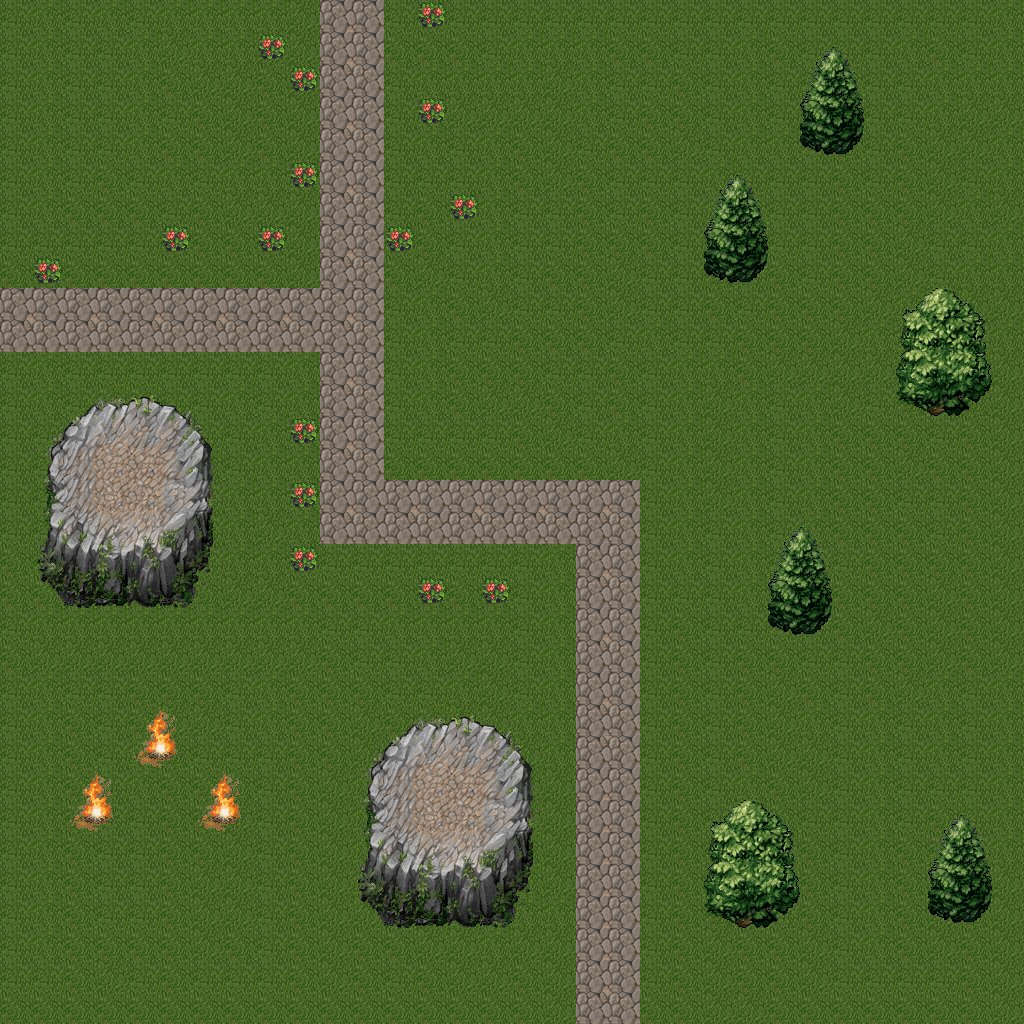

Tiled map render using the project's own tile images. Description and the map definition, with tile-layer contents summarised, below:
An orthogonal 32x32 tile map with 32x32 px tiles, 2 tile layers (Tile Layer 1, Tile Layer 2) and 30 objects (2x Rectangle, tree2, stone2, tree3, tree5, ...).

<map version="1.0" orientation="orthogonal" renderorder="right-down" width="32" height="32" tilewidth="32" tileheight="32" nextobjectid="38">
 <tileset firstgid="1" name="tileset" tilewidth="32" tileheight="32" tilecount="256" columns="16">
  <image source="tileset.png" width="512" height="512" />
  <tile id="0">
   <properties>
    <property name="blocked" value="" />
   </properties>
  </tile>
  <tile id="1">
   <properties>
    <property name="blocked" value="" />
   </properties>
  </tile>
  <tile id="2">
   <properties>
    <property name="blocked" value="" />
   </properties>
  </tile>
  <tile id="3">
   <properties>
    <property name="blocked" value="" />
   </properties>
  </tile>
  <tile id="4">
   <properties>
    <property name="blocked" value="" />
   </properties>
  </tile>
  <tile id="5">
   <properties>
    <property name="blocked" value="" />
   </properties>
  </tile>
  <tile id="6">
   <properties>
    <property name="blocked" value="" />
   </properties>
  </tile>
  <tile id="7">
   <properties>
    <property name="blocked" value="" />
   </properties>
  </tile>
  <tile id="8">
   <properties>
    <property name="blocked" value="" />
   </properties>
  </tile>
  <tile id="9">
   <properties>
    <property name="blocked" value="" />
   </properties>
  </tile>
  <tile id="16">
   <properties>
    <property name="blocked" value="" />
   </properties>
  </tile>
  <tile id="17">
   <properties>
    <property name="blocked" value="" />
   </properties>
  </tile>
  <tile id="18">
   <properties>
    <property name="blocked" value="" />
   </properties>
  </tile>
  <tile id="19">
   <properties>
    <property name="blocked" value="" />
   </properties>
  </tile>
  <tile id="20">
   <properties>
    <property name="blocked" value="" />
   </properties>
  </tile>
  <tile id="21">
   <properties>
    <property name="blocked" value="" />
   </properties>
  </tile>
  <tile id="22">
   <properties>
    <property name="blocked" value="" />
   </properties>
  </tile>
  <tile id="23">
   <properties>
    <property name="blocked" value="" />
   </properties>
  </tile>
  <tile id="24">
   <properties>
    <property name="blocked" value="" />
   </properties>
  </tile>
  <tile id="25">
   <properties>
    <property name="blocked" value="" />
   </properties>
  </tile>
  <tile id="32">
   <properties>
    <property name="blocked" value="" />
   </properties>
  </tile>
  <tile id="33">
   <properties>
    <property name="blocked" value="" />
   </properties>
  </tile>
  <tile id="34">
   <properties>
    <property name="blocked" value="" />
   </properties>
  </tile>
  <tile id="35">
   <properties>
    <property name="blocked" value="" />
   </properties>
  </tile>
  <tile id="36">
   <properties>
    <property name="blocked" value="" />
   </properties>
  </tile>
  <tile id="37">
   <properties>
    <property name="blocked" value="" />
   </properties>
  </tile>
  <tile id="38">
   <properties>
    <property name="blocked" value="" />
   </properties>
  </tile>
  <tile id="39">
   <properties>
    <property name="blocked" value="" />
   </properties>
  </tile>
  <tile id="40">
   <properties>
    <property name="blocked" value="" />
   </properties>
  </tile>
  <tile id="41">
   <properties>
    <property name="blocked" value="" />
   </properties>
  </tile>
  <tile id="48">
   <properties>
    <property name="blocked" value="" />
   </properties>
  </tile>
  <tile id="49">
   <properties>
    <property name="blocked" value="" />
   </properties>
  </tile>
  <tile id="50">
   <properties>
    <property name="blocked" value="" />
   </properties>
  </tile>
  <tile id="51">
   <properties>
    <property name="blocked" value="" />
   </properties>
  </tile>
  <tile id="52">
   <properties>
    <property name="blocked" value="" />
   </properties>
  </tile>
  <tile id="53">
   <properties>
    <property name="blocked" value="" />
   </properties>
  </tile>
  <tile id="54">
   <properties>
    <property name="blocked" value="" />
   </properties>
  </tile>
  <tile id="55">
   <properties>
    <property name="blocked" value="" />
   </properties>
  </tile>
  <tile id="56">
   <properties>
    <property name="blocked" value="" />
   </properties>
  </tile>
  <tile id="57">
   <properties>
    <property name="blocked" value="" />
   </properties>
  </tile>
  <tile id="64">
   <properties>
    <property name="blocked" value="" />
   </properties>
  </tile>
  <tile id="65">
   <properties>
    <property name="blocked" value="" />
   </properties>
  </tile>
  <tile id="66">
   <properties>
    <property name="blocked" value="" />
   </properties>
  </tile>
  <tile id="67">
   <properties>
    <property name="blocked" value="" />
   </properties>
  </tile>
  <tile id="68">
   <properties>
    <property name="blocked" value="" />
   </properties>
  </tile>
  <tile id="69">
   <properties>
    <property name="blocked" value="" />
   </properties>
  </tile>
  <tile id="70">
   <properties>
    <property name="blocked" value="" />
   </properties>
  </tile>
  <tile id="71">
   <properties>
    <property name="blocked" value="" />
   </properties>
  </tile>
  <tile id="72">
   <properties>
    <property name="blocked" value="" />
   </properties>
  </tile>
  <tile id="73">
   <properties>
    <property name="blocked" value="" />
   </properties>
  </tile>
  <tile id="80">
   <properties>
    <property name="blocked" value="" />
   </properties>
  </tile>
  <tile id="81">
   <properties>
    <property name="blocked" value="" />
   </properties>
  </tile>
  <tile id="82">
   <properties>
    <property name="blocked" value="" />
   </properties>
  </tile>
  <tile id="83">
   <properties>
    <property name="blocked" value="" />
   </properties>
  </tile>
  <tile id="84">
   <properties>
    <property name="blocked" value="" />
   </properties>
  </tile>
  <tile id="85">
   <properties>
    <property name="blocked" value="" />
   </properties>
  </tile>
  <tile id="86">
   <properties>
    <property name="blocked" value="" />
   </properties>
  </tile>
  <tile id="87">
   <properties>
    <property name="blocked" value="" />
   </properties>
  </tile>
  <tile id="88">
   <properties>
    <property name="blocked" value="" />
   </properties>
  </tile>
  <tile id="89">
   <properties>
    <property name="blocked" value="" />
   </properties>
  </tile>
  <tile id="96">
   <properties>
    <property name="blocked" value="" />
   </properties>
  </tile>
  <tile id="97">
   <properties>
    <property name="blocked" value="" />
   </properties>
  </tile>
  <tile id="98">
   <properties>
    <property name="blocked" value="" />
   </properties>
  </tile>
  <tile id="99">
   <properties>
    <property name="blocked" value="" />
   </properties>
  </tile>
  <tile id="100">
   <properties>
    <property name="blocked" value="" />
   </properties>
  </tile>
  <tile id="101">
   <properties>
    <property name="blocked" value="" />
   </properties>
  </tile>
  <tile id="102">
   <properties>
    <property name="blocked" value="" />
   </properties>
  </tile>
  <tile id="103">
   <properties>
    <property name="blocked" value="" />
   </properties>
  </tile>
  <tile id="104">
   <properties>
    <property name="blocked" value="" />
   </properties>
  </tile>
  <tile id="105">
   <properties>
    <property name="blocked" value="" />
   </properties>
  </tile>
  <tile id="116">
   <properties>
    <property name="blocked" value="" />
   </properties>
  </tile>
  <tile id="117">
   <properties>
    <property name="blocked" value="" />
   </properties>
  </tile>
  <tile id="132">
   <properties>
    <property name="blocked" value="" />
   </properties>
  </tile>
  <tile id="133">
   <properties>
    <property name="blocked" value="" />
   </properties>
  </tile>
  <tile id="167">
   <properties>
    <property name="blocked" value="" />
   </properties>
  </tile>
  <tile id="196">
   <properties>
    <property name="blocked" value="" />
   </properties>
  </tile>
  <tile id="197">
   <properties>
    <property name="blocked" value="" />
   </properties>
  </tile>
  <tile id="198">
   <properties>
    <property name="blocked" value="" />
   </properties>
  </tile>
  <tile id="201">
   <properties>
    <property name="blocked" value="" />
   </properties>
  </tile>
  <tile id="202">
   <properties>
    <property name="blocked" value="" />
   </properties>
  </tile>
  <tile id="212">
   <properties>
    <property name="blocked" value="" />
   </properties>
  </tile>
  <tile id="213">
   <properties>
    <property name="blocked" value="" />
   </properties>
  </tile>
  <tile id="214">
   <properties>
    <property name="blocked" value="" />
   </properties>
  </tile>
  <tile id="215">
   <properties>
    <property name="blocke" value="" />
   </properties>
  </tile>
  <tile id="216">
   <properties>
    <property name="blocke" value="" />
   </properties>
  </tile>
  <tile id="217">
   <properties>
    <property name="blocked" value="" />
   </properties>
  </tile>
  <tile id="218">
   <properties>
    <property name="blocked" value="" />
   </properties>
  </tile>
  <tile id="228">
   <properties>
    <property name="blocked" value="" />
   </properties>
  </tile>
  <tile id="229">
   <properties>
    <property name="blocked" value="" />
   </properties>
  </tile>
  <tile id="230">
   <properties>
    <property name="blocked" value="" />
   </properties>
  </tile>
  <tile id="231">
   <properties>
    <property name="blocke" value="" />
   </properties>
  </tile>
  <tile id="232">
   <properties>
    <property name="blocke" value="" />
   </properties>
  </tile>
  <tile id="233">
   <properties>
    <property name="blocked" value="" />
   </properties>
  </tile>
  <tile id="234">
   <properties>
    <property name="blocked" value="" />
   </properties>
  </tile>
  <tile id="244">
   <properties>
    <property name="blocked" value="" />
   </properties>
  </tile>
  <tile id="245">
   <properties>
    <property name="blocked" value="" />
   </properties>
  </tile>
  <tile id="246">
   <properties>
    <property name="blocked" value="" />
   </properties>
  </tile>
  <tile id="247">
   <properties>
    <property name="blocke" value="" />
   </properties>
  </tile>
  <tile id="248">
   <properties>
    <property name="blocke" value="" />
   </properties>
  </tile>
  <tile id="249">
   <properties>
    <property name="blocked" value="" />
   </properties>
  </tile>
  <tile id="250">
   <properties>
    <property name="blocked" value="" />
   </properties>
  </tile>
 </tileset>
 <layer name="Tile Layer 1" width="32" height="32">
  <data>[1024 cells, 1024 non-empty, 8 distinct tile ids]</data>
 </layer>
 <objectgroup name="CollisionBoxes">
  <object id="1" name="stone1" type="Rectangle" x="355.939" y="701.514" width="182" height="244" />
  <object id="2" name="tree1" type="Rectangle" x="707" y="803" width="90" height="125" />
  <object id="6" name="tree2" x="756.338" y="520.844" width="79.5587" height="126.233" />
  <object id="7" name="stone2" x="35.0058" y="386.125" width="186.698" height="229.129" />
  <object id="8" x="791.344" y="590.856" />
  <object id="9" x="791.344" y="590.856" />
  <object id="11" name="tree3" x="892.118" y="283.229" width="105.018" height="135.78" />
  <object id="12" name="tree5" x="795.587" y="41.3705" width="75.3156" height="115.625" />
  <object id="13" name="tree4" x="694.813" y="167.604" width="81.6803" height="119.868" />
  <object id="14" name="tree6" x="915.456" y="813.742" width="85.9234" height="110.321" />
  <object id="15" x="972.738" y="883.632" />
  <object id="18" x="65.4736" y="774.771" width="55.6526" height="57.835" />
  <object id="19" x="128.765" y="707.115" width="54.5613" height="62.1999" />
  <object id="20" x="204.059" y="779.136" width="44.7403" height="58.9262" />
  <object id="21" x="248.8" y="838.062" />
  <object id="22" name="flower11" x="288.175" y="414.757" width="30.5543" height="31.6456" />
  <object id="24" name="flower12" x="286.982" y="476.957" width="30.5543" height="31.6456" />
  <object id="25" name="flower13" x="286.428" y="541.61" width="30.5543" height="31.6456" />
  <object id="26" name="flower14" x="416.284" y="575.438" width="30.5543" height="31.6456" />
  <object id="27" name="flower15" x="478.484" y="573.255" width="30.5543" height="31.6456" />
  <object id="28" name="flower10" x="382.456" y="224.063" width="30.5543" height="31.6456" />
  <object id="29" name="flower9" x="447.929" y="189.144" width="30.5543" height="31.6456" />
  <object id="30" name="flower8" x="416.284" y="97.4806" width="30.5543" height="31.6456" />
  <object id="31" name="flower7" x="415.192" y="-0.729812" width="30.5543" height="31.6456" />
  <object id="32" name="flower6" x="256.965" y="29.8245" width="30.5543" height="31.6456" />
  <object id="33" name="flower5" x="288.61" y="61.4701" width="30.5543" height="31.6456" />
  <object id="34" name="flower4" x="287.519" y="156.407" width="30.5543" height="31.6456" />
  <object id="35" name="flower3" x="253.691" y="221.88" width="30.5543" height="31.6456" />
  <object id="36" name="flower2" x="157.663" y="220.789" width="30.5543" height="31.6456" />
  <object id="37" name="flower1" x="29.9895" y="253.526" width="30.5543" height="31.6456" />
 </objectgroup>
 <layer name="Tile Layer 2" width="32" height="32">
  <data>[1024 cells, 167 non-empty, 67 distinct tile ids]</data>
 </layer>
</map>
